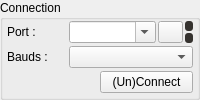
        <widget class="QGroupBox" name="grpConnexion">
         <property name="sizePolicy">
          <sizepolicy hsizetype="MinimumExpanding" vsizetype="Fixed">
           <horstretch>0</horstretch>
           <verstretch>0</verstretch>
          </sizepolicy>
         </property>
         <property name="title">
          <string>Connection</string>
         </property>
         <layout class="QGridLayout" name="gridLayout">
          <property name="leftMargin">
           <number>4</number>
          </property>
          <property name="topMargin">
           <number>0</number>
          </property>
          <property name="rightMargin">
           <number>4</number>
          </property>
          <property name="bottomMargin">
           <number>0</number>
          </property>
          <property name="horizontalSpacing">
           <number>0</number>
          </property>
          <property name="verticalSpacing">
           <number>2</number>
          </property>
          <item row="0" column="0">
           <widget class="QWidget" name="qwPortSelec" native="true">
            <property name="sizePolicy">
             <sizepolicy hsizetype="Preferred" vsizetype="Fixed">
              <horstretch>0</horstretch>
              <verstretch>0</verstretch>
             </sizepolicy>
            </property>
            <layout class="QHBoxLayout" name="horizontalLayout_12">
             <property name="spacing">
              <number>2</number>
             </property>
             <property name="leftMargin">
              <number>0</number>
             </property>
             <property name="topMargin">
              <number>0</number>
             </property>
             <property name="rightMargin">
              <number>0</number>
             </property>
             <property name="bottomMargin">
              <number>0</number>
             </property>
             <item>
              <widget class="QLabel" name="label">
               <property name="sizePolicy">
                <sizepolicy hsizetype="Preferred" vsizetype="Fixed">
                 <horstretch>0</horstretch>
                 <verstretch>0</verstretch>
                </sizepolicy>
               </property>
               <property name="minimumSize">
                <size>
                 <width>0</width>
                 <height>0</height>
                </size>
               </property>
               <property name="maximumSize">
                <size>
                 <width>60</width>
                 <height>16777215</height>
                </size>
               </property>
               <property name="text">
                <string notr="true">Port :</string>
               </property>
              </widget>
             </item>
             <item>
              <widget class="QComboBox" name="cmbPort">
               <property name="sizePolicy">
                <sizepolicy hsizetype="Preferred" vsizetype="Fixed">
                 <horstretch>0</horstretch>
                 <verstretch>0</verstretch>
                </sizepolicy>
               </property>
               <property name="minimumSize">
                <size>
                 <width>0</width>
                 <height>0</height>
                </size>
               </property>
               <property name="toolTip">
                <string>Select serial port of Grbl.</string>
               </property>
               <property name="editable">
                <bool>true</bool>
               </property>
              </widget>
             </item>
             <item>
              <widget class="QPushButton" name="btnRefresh">
               <property name="sizePolicy">
                <sizepolicy hsizetype="Preferred" vsizetype="Fixed">
                 <horstretch>0</horstretch>
                 <verstretch>0</verstretch>
                </sizepolicy>
               </property>
               <property name="maximumSize">
                <size>
                 <width>25</width>
                 <height>16777215</height>
                </size>
               </property>
               <property name="toolTip">
                <string>Refresh list</string>
               </property>
               <property name="text">
                <string/>
               </property>
               <property name="icon">
                <iconset resource="cn5X.qrc">
                 <normaloff>:/cn5X/images/btnRefresh.svg</normaloff>:/cn5X/images/btnRefresh.svg</iconset>
               </property>
              </widget>
             </item>
             <item>
              <widget class="QWidget" name="widget_5" native="true">
               <property name="sizePolicy">
                <sizepolicy hsizetype="Fixed" vsizetype="Fixed">
                 <horstretch>0</horstretch>
                 <verstretch>0</verstretch>
                </sizepolicy>
               </property>
               <layout class="QVBoxLayout" name="verticalLayout_9">
                <property name="spacing">
                 <number>2</number>
                </property>
                <property name="leftMargin">
                 <number>0</number>
                </property>
                <property name="topMargin">
                 <number>0</number>
                </property>
                <property name="rightMargin">
                 <number>0</number>
                </property>
                <property name="bottomMargin">
                 <number>0</number>
                </property>
                <item>
                 <widget class="QLabel" name="lblSerialActivity">
                  <property name="minimumSize">
                   <size>
                    <width>8</width>
                    <height>0</height>
                   </size>
                  </property>
                  <property name="maximumSize">
                   <size>
                    <width>8</width>
                    <height>10</height>
                   </size>
                  </property>
                  <property name="toolTip">
                   <string>Serial port read/write activity: green=idle, red=active</string>
                  </property>
                  <property name="styleSheet">
                   <string notr="true">.QLabel{border-radius: 3px; background: #35322f;}</string>
                  </property>
                  <property name="text">
                   <string/>
                  </property>
                 </widget>
                </item>
                <item>
                 <widget class="QLabel" name="lblSerialLock">
                  <property name="minimumSize">
                   <size>
                    <width>8</width>
                    <height>0</height>
                   </size>
                  </property>
                  <property name="maximumSize">
                   <size>
                    <width>8</width>
                    <height>10</height>
                   </size>
                  </property>
                  <property name="toolTip">
                   <string>Serial port lock status: green=enabled to send, red=locked and waiting for OK</string>
                  </property>
                  <property name="styleSheet">
                   <string notr="true">.QLabel{border-radius: 3px; background: #35322f;}</string>
                  </property>
                  <property name="text">
                   <string/>
                  </property>
                 </widget>
                </item>
               </layout>
              </widget>
             </item>
            </layout>
           </widget>
          </item>
          <item row="1" column="0">
           <widget class="QWidget" name="widget" native="true">
            <property name="sizePolicy">
             <sizepolicy hsizetype="Preferred" vsizetype="Fixed">
              <horstretch>0</horstretch>
              <verstretch>0</verstretch>
             </sizepolicy>
            </property>
            <layout class="QHBoxLayout" name="horizontalLayout_22">
             <property name="spacing">
              <number>2</number>
             </property>
             <property name="leftMargin">
              <number>0</number>
             </property>
             <property name="topMargin">
              <number>0</number>
             </property>
             <property name="rightMargin">
              <number>0</number>
             </property>
             <property name="bottomMargin">
              <number>0</number>
             </property>
             <item>
              <widget class="QLabel" name="label_2">
               <property name="sizePolicy">
                <sizepolicy hsizetype="Preferred" vsizetype="Fixed">
                 <horstretch>0</horstretch>
                 <verstretch>0</verstretch>
                </sizepolicy>
               </property>
               <property name="minimumSize">
                <size>
                 <width>0</width>
                 <height>0</height>
                </size>
               </property>
               <property name="maximumSize">
                <size>
                 <width>60</width>
                 <height>16777215</height>
                </size>
               </property>
               <property name="text">
                <string notr="true">Bauds :</string>
               </property>
              </widget>
             </item>
             <item>
              <widget class="QComboBox" name="cmbBauds">
               <property name="sizePolicy">
                <sizepolicy hsizetype="Preferred" vsizetype="Fixed">
                 <horstretch>0</horstretch>
                 <verstretch>0</verstretch>
                </sizepolicy>
               </property>
               <property name="minimumSize">
                <size>
                 <width>0</width>
                 <height>0</height>
                </size>
               </property>
              </widget>
             </item>
            </layout>
           </widget>
          </item>
          <item row="2" column="0">
           <widget class="QWidget" name="widget" native="true">
            <property name="sizePolicy">
             <sizepolicy hsizetype="Preferred" vsizetype="Fixed">
              <horstretch>0</horstretch>
              <verstretch>0</verstretch>
             </sizepolicy>
            </property>
            <layout class="QHBoxLayout" name="horizontalLayout">
             <property name="spacing">
              <number>0</number>
             </property>
             <property name="leftMargin">
              <number>0</number>
             </property>
             <property name="topMargin">
              <number>0</number>
             </property>
             <property name="rightMargin">
              <number>0</number>
             </property>
             <property name="bottomMargin">
              <number>0</number>
             </property>
             <item>
              <widget class="QLabel" name="lblConnectStatus">
               <property name="sizePolicy">
                <sizepolicy hsizetype="Preferred" vsizetype="Fixed">
                 <horstretch>0</horstretch>
                 <verstretch>0</verstretch>
                </sizepolicy>
               </property>
               <property name="minimumSize">
                <size>
                 <width>0</width>
                 <height>0</height>
                </size>
               </property>
               <property name="text">
                <string>&lt;Not Connected&gt;</string>
               </property>
              </widget>
             </item>
             <item>
              <widget class="QPushButton" name="btnConnect">
               <property name="sizePolicy">
                <sizepolicy hsizetype="Preferred" vsizetype="Fixed">
                 <horstretch>0</horstretch>
                 <verstretch>0</verstretch>
                </sizepolicy>
               </property>
               <property name="minimumSize">
                <size>
                 <width>0</width>
                 <height>0</height>
                </size>
               </property>
               <property name="maximumSize">
                <size>
                 <width>110</width>
                 <height>16777215</height>
                </size>
               </property>
               <property name="text">
                <string>(Un)Connect</string>
               </property>
              </widget>
             </item>
            </layout>
           </widget>
          </item>
         </layout>
        </widget>
